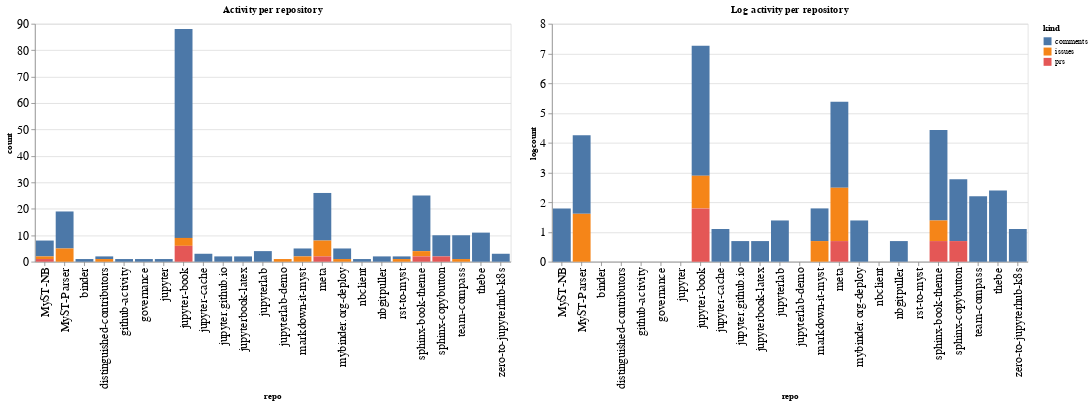

Notebook code for this chart:
### Code cell
ch1 = alt.Chart(repo_summaries, width=600, title="Activity per repository").mark_bar().encode(
    x='repo',
    y='count',
    color='kind',
    tooltip="kind"
)

ch2 = alt.Chart(repo_summaries, width=600, title="Log activity per repository").mark_bar().encode(
    x='repo',
    y='logcount',
    color='kind',
    tooltip="kind"
)

ch1 | ch2

### Figure 1 — Vega-Lite specification as saved in the notebook (floating-point values rounded to 4 significant figures)
{"config": {"axisLeft": {"labelFontSize": 15}, "axisBottom": {"labelFontSize": 15}}, "hconcat": [{"mark": "bar", "encoding": {"color": {"type": "nominal", "field": "kind"}, "tooltip": {"type": "nominal", "field": "kind"}, "x": {"type": "nominal", "field": "repo"}, "y": {"type": "quantitative", "field": "count"}}, "title": "Activity per repository", "width": 600}, {"mark": "bar", "encoding": {"color": {"type": "nominal", "field": "kind"}, "tooltip": {"type": "nominal", "field": "kind"}, "x": {"type": "nominal", "field": "repo"}, "y": {"type": "quantitative", "field": "logcount"}}, "title": "Log activity per repository", "width": 600}], "data": {"name": "data-efcbf8256ffc6d604c55fd6a445a62de"}, "$schema": "https://vega.github.io/schema/vega-lite/v4.8.1.json", "datasets": {"data-efcbf8256ffc6d604c55fd6a445a62de": [{"repo": "MyST-NB", "kind": "comments", "count": 6, "logcount": 1.792}, {"repo": "MyST-NB", "kind": "issues", "count": 1, "logcount": 0.0}, {"repo": "MyST-NB", "kind": "prs", "count": 1, "logcount": 0.0}, {"repo": "MyST-Parser", "kind": "comments", "count": 14, "logcount": 2.639}, {"repo": "MyST-Parser", "kind": "issues", "count": 5, "logcount": 1.609}, {"repo": "binder", "kind": "comments", "count": 1, "logcount": 0.0}, {"repo": "distinguished-contributors", "kind": "comments", "count": 1, "logcount": 0.0}, {"repo": "distinguished-contributors", "kind": "issues", "count": 1, "logcount": 0.0}, {"repo": "github-activity", "kind": "comments", "count": 1, "logcount": 0.0}, {"repo": "governance", "kind": "comments", "count": 1, "logcount": 0.0}, {"repo": "jupyter", "kind": "comments", "count": 1, "logcount": 0.0}, {"repo": "jupyter-book", "kind": "comments", "count": 79, "logcount": 4.369}, {"repo": "jupyter-book", "kind": "issues", "count": 3, "logcount": 1.099}, {"repo": "jupyter-book", "kind": "prs", "count": 6, "logcount": 1.792}, {"repo": "jupyter-cache", "kind": "comments", "count": 3, "logcount": 1.099}, {"repo": "jupyter.github.io", "kind": "comments", "count": 2, "logcount": 0.6931}, {"repo": "jupyterbook-latex", "kind": "comments", "count": 2, "logcount": 0.6931}, {"repo": "jupyterlab", "kind": "comments", "count": 4, "logcount": 1.386}, {"repo": "jupyterlab-demo", "kind": "issues", "count": 1, "logcount": 0.0}, {"repo": "markdown-it-myst", "kind": "comments", "count": 3, "logcount": 1.099}, {"repo": "markdown-it-myst", "kind": "issues", "count": 2, "logcount": 0.6931}, {"repo": "meta", "kind": "comments", "count": 18, "logcount": 2.89}, {"repo": "meta", "kind": "issues", "count": 6, "logcount": 1.792}, {"repo": "meta", "kind": "prs", "count": 2, "logcount": 0.6931}, {"repo": "mybinder.org-deploy", "kind": "comments", "count": 4, "logcount": 1.386}, {"repo": "mybinder.org-deploy", "kind": "issues", "count": 1, "logcount": 0.0}, {"repo": "nbclient", "kind": "comments", "count": 1, "logcount": 0.0}, {"repo": "nbgitpuller", "kind": "comments", "count": 2, "logcount": 0.6931}, {"repo": "rst-to-myst", "kind": "comments", "count": 1, "logcount": 0.0}, {"repo": "rst-to-myst", "kind": "issues", "count": 1, "logcount": 0.0}, {"repo": "sphinx-book-theme", "kind": "comments", "count": 21, "logcount": 3.045}, {"repo": "sphinx-book-theme", "kind": "issues", "count": 2, "logcount": 0.6931}, {"repo": "sphinx-book-theme", "kind": "prs", "count": 2, "logcount": 0.6931}, {"repo": "sphinx-copybutton", "kind": "comments", "count": 8, "logcount": 2.079}, {"repo": "sphinx-copybutton", "kind": "prs", "count": 2, "logcount": 0.6931}, {"repo": "team-compass", "kind": "comments", "count": 9, "logcount": 2.197}, {"repo": "team-compass", "kind": "issues", "count": 1, "logcount": 0.0}, {"repo": "thebe", "kind": "comments", "count": 11, "logcount": 2.398}, {"repo": "zero-to-jupyterhub-k8s", "kind": "comments", "count": 3, "logcount": 1.099}]}}
